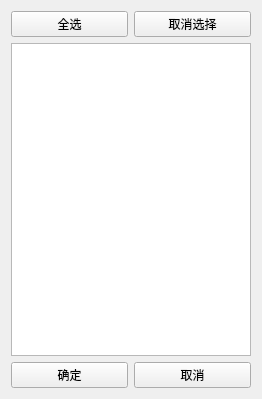
<?xml version="1.0" encoding="UTF-8"?>
<ui version="4.0">
 <class>ShareFileWidget</class>
 <widget class="QWidget" name="ShareFileWidget">
  <property name="geometry">
   <rect>
    <x>0</x>
    <y>0</y>
    <width>262</width>
    <height>399</height>
   </rect>
  </property>
  <property name="windowTitle">
   <string>Form</string>
  </property>
  <layout class="QVBoxLayout" name="verticalLayout">
   <item>
    <layout class="QHBoxLayout" name="horizontalLayout">
     <item>
      <widget class="QPushButton" name="m_selectAll">
       <property name="text">
        <string>全选</string>
       </property>
      </widget>
     </item>
     <item>
      <widget class="QPushButton" name="m_cancelAll">
       <property name="text">
        <string>取消选择</string>
       </property>
      </widget>
     </item>
    </layout>
   </item>
   <item>
    <widget class="QListWidget" name="m_onlineFriend"/>
   </item>
   <item>
    <layout class="QHBoxLayout" name="horizontalLayout_2">
     <item>
      <widget class="QPushButton" name="m_ok">
       <property name="text">
        <string>确定</string>
       </property>
      </widget>
     </item>
     <item>
      <widget class="QPushButton" name="m_cancel">
       <property name="text">
        <string>取消</string>
       </property>
      </widget>
     </item>
    </layout>
   </item>
  </layout>
 </widget>
 <resources/>
 <connections/>
</ui>
